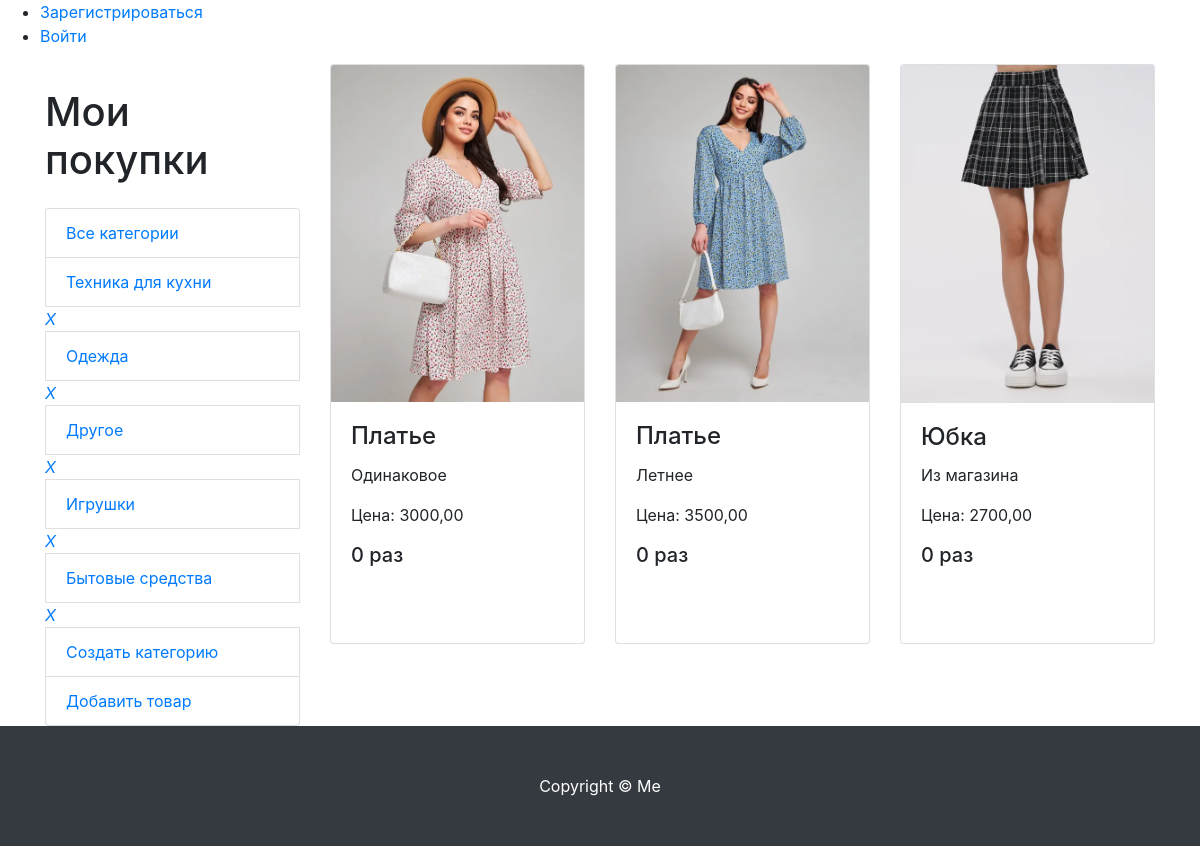
The page /products/3/ on the database as committed earlier.
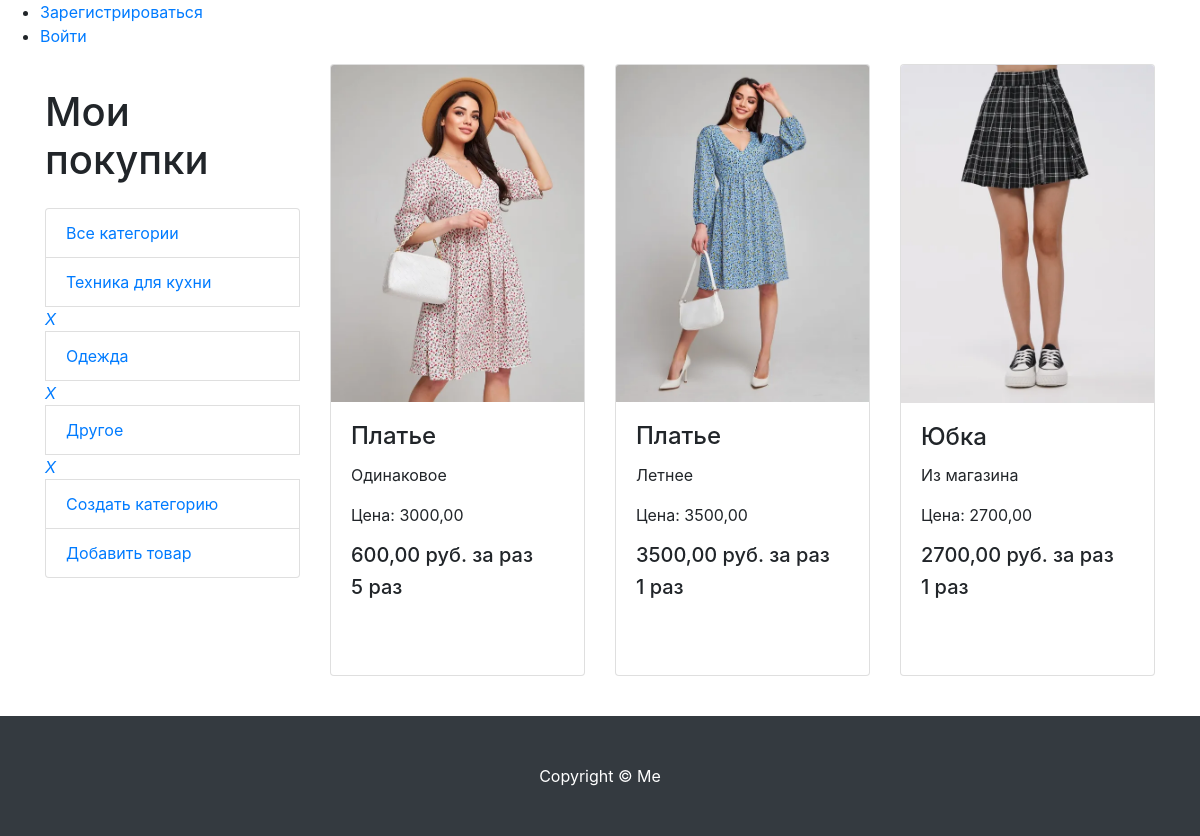
The same page on the database as committed later.
### myproducts/models.py (models this page shows, shortened)
class Category(models.Model):
    name = models.CharField(max_length=100, unique=True, verbose_name='Категория')
    description = models.TextField(blank=True, verbose_name='Описание категории')
    class Meta:
        verbose_name = 'категорию'
        verbose_name_plural = 'Категории'

class Product(models.Model):
    name = models.CharField(max_length=256, verbose_name='Название')
    image = models.ImageField(upload_to='products_images/', blank=True, verbose_name='Изображение')
    description = models.CharField(max_length=250, blank=True, verbose_name='Описание')
    price = models.DecimalField(max_digits=8, decimal_places=2, verbose_name='Цена')
    times = models.PositiveIntegerField(default=0, blank=True, verbose_name='Количество раз')
    category = models.ForeignKey(Category, on_delete=models.CASCADE, verbose_name='Категория')
    class Meta:
        verbose_name = 'товар'
        verbose_name_plural = 'Товары'

### myproducts/views.py (the view)
# urls.py: path('products/', views.my_products, name='my_products'),
def my_products(request, category_id=None):
    context = {
        'title': 'Мои покупки',
        'categories': Category.objects.all(),
    }
    if category_id:
        products = Product.objects.filter(category_id=category_id)
    else:
        products = Product.objects.all()
    paginator = Paginator(products, 3)
    page_number = request.GET.get('page')
    page_obj = paginator.get_page(page_number)
    context.update({'products': page_obj})
    return render(request, 'myproducts/myproducts.html', context)

### myproducts/templates/myproducts/myproducts.html (shortened to what this page needs)
{% extends 'calculator/base.html' %}
{% load static %}
{% load mathfilters %}
{% block content %}
<div class="container">
    <div class="row">
        <div class="col-lg-3">
            <h1 class="my-4">Мои покупки</h1>
            <div class="list-group">
                {% include 'myproducts/category.html' %}
            </div>
        </div>
        <div class="col-lg-9">
            <div class="row">
                {% for product in products %}
                <div class="col-lg-4 col-md-6 mb-4">
                    <div class="card h-100">
                        <a href="product.html">
                            <img class="card-img-top"
                                 src="{{ product.image.url }}"
                                 alt="">
                        </a>
                        <div class="card-body">
                            <h4 class="card-title">{{ product.name }}</h4>
                            <p class="card-text">{{ product.description }}</p>
                            <p class="card-text">Цена: {{ product.price }}</p>
                            {% if product.times >= 1 %}
                            <h5 class="price">{{ product.price |div:product.times |floatformat:2 }} руб. за раз</h5>
                            {% endif %}
                            <h5 class="price">{{ product.times }}
                            {% with modulo=product.times|mod:10 %}
                                {% if product.times == 12 or product.times == 13 or product.times == 14 %}
                                    раз
                                {% elif modulo == 2 or modulo == 3 or modulo == 4 %}
                                    раза
                                {% else %}
                                    раз
                                {% endif %}
                            {% endwith %}
                            </h5>
                        </div>
                    </div>
                </div>
                {% endfor %}
            </div>
        </div>
    </div>
</div>
<footer class="py-5 bg-dark">
    <div class="container">
        <p class="m-0 text-center text-white">Copyright &copy; Me</p>
    </div>
</footer>
{% endblock %}

### myproducts/templates/myproducts/category.html
<div class="list-group">
    <a href="{% url 'my_products' %}" class="list-group-item">Все категории</a>
    {% for category in categories %}
    <a href="{% url 'category' category.id %}" class="list-group-item">{{ category.name }}</a>
    <a href="{% url 'delete_category' category.id %}"><i>X</i></a>
    {% endfor %}
    <a href="{% url 'create_category' %}" class="list-group-item">Создать категорию</a>
    <a href="{% url 'create_product' %}" class="list-group-item">Добавить товар</a>
</div>

Rows that differ between the two databases and show on the page:
removed Category: name "Игрушки"
removed Category: name "Бытовые средства"
changed Product "Одинаковое": price|div (not shown) → "600,00"; times "0" → "5"
changed Product "Летнее": price|div (not shown) → "3500,00"; times "0" → "1"
changed Product "Юбка": price|div (not shown) → "2700,00"; times "0" → "1"
